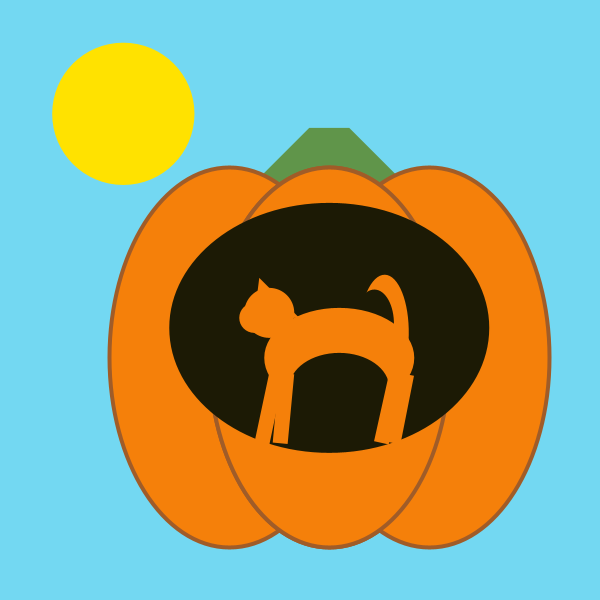
Frame 1 (no input)
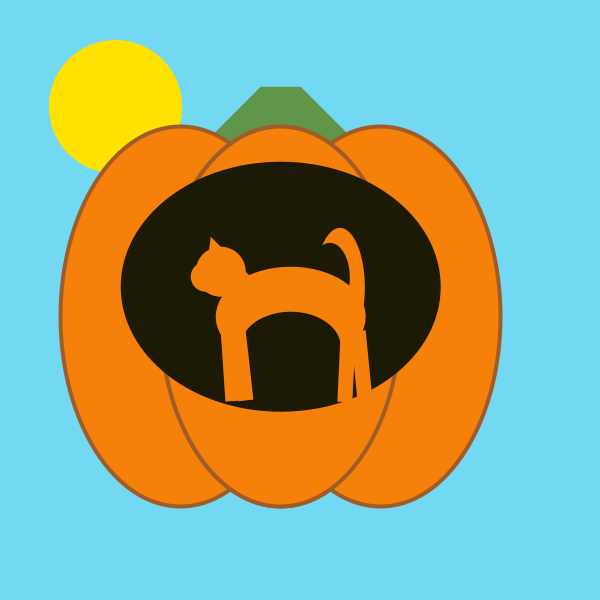
Frame 60 (the mouse pressed at the canvas centre just before this capture)
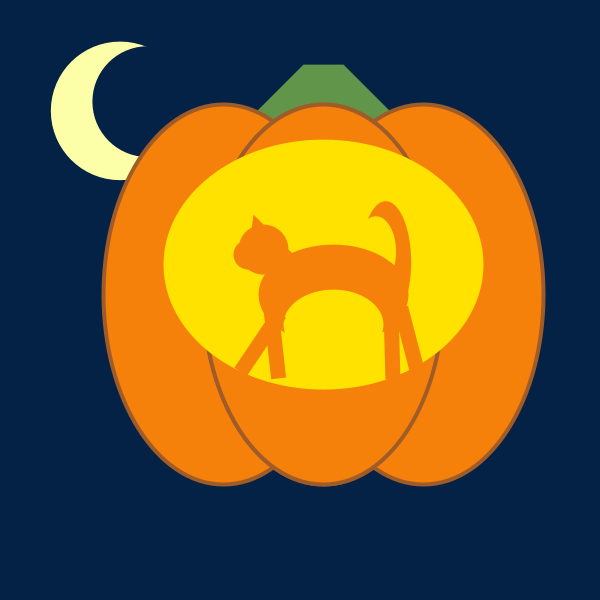
Frame 120 (the mouse held since frame 60 and released just before this capture)

The Processing sketch that drew these frames (run headless with seeded random() and noise(); from frame 60 on, the mouse is pressed at the canvas centre):

// Processing sketch: processing_76289
// ── processing_76289.pde

color daySkyColor = #73D8F2;
color nightSkyColor = #042246;
color sunColor = #FFE200;
color moonColor = #FCFFA7;
color unlitColor = #1C1A05;
color litColor = #FFE200;
color pumpkinColor = #F5800A;
color outlineColor = #A05C28;
color stemColor = #60954A;

void setup(){
  size(600,600);
}

void draw(){
  
  //different noise values
  float noiseValueSun = noise(millis()/1000.0);
  float noiseValuePumpkin1 = noise(millis()/1031.12);
  float noiseValuePumpkin2 = noise(millis()/3110.12);
  float noiseValueTail = noise(millis()/7417.55);
  float noiseValueLegs1 = noise(millis()/1234.0);
  float noiseValueLegs2 = noise(millis()/4567.0);
  float noiseValueLegs3 = noise(millis()/8910.0);
  float noiseValueLegs4 = noise(millis()/3141.5927);
  
  background(daySkyColor);
  if (mousePressed==true){
  background(nightSkyColor);
  }
  
  //sun and moon
  float sunNoiseScale = map(noiseValueSun, 0,1,  0.75, 1.125);
  pushMatrix();
  scale(sunNoiseScale);
  
  noStroke();
  fill(sunColor);
  if (mousePressed==true){
    fill(moonColor);
  }
  ellipse(130,120, 150,150);
  if (mousePressed==true){
    fill(nightSkyColor);
    ellipse(160,110, 120,120);
  }
  popMatrix();
  
  //base pumpkin
  //float pumpkinNoiseScale1 = map(noiseValuePumpkin, 0,1, 0.8,1.1);
  float x1 = map(noiseValuePumpkin1, 0,1, -150,150);
  float y1 = map(noiseValuePumpkin2, 0,1, -150,150);
  pushMatrix();
  //scale(pumpkinNoiseScale);
  translate(x1,y1);
  
  noStroke();
  fill(stemColor);
  quad(200,200, 300,100, 340,100, 440,200);
  
  fill(pumpkinColor);
  stroke(outlineColor);
  strokeWeight(4);
  for (int i=0; i<3; i++){
    ellipse(220+i*100,330, 240,380);
  }
  ellipse(320,330, 240,380);
  
  //a cat! too spooky!
  noStroke();
  fill(unlitColor);
  
  //background
  if(mousePressed==true){
    fill(litColor);
  }
  ellipse(320,300, 320,250);
  
  //tail
  float noiseAngleTail = map(noiseValueTail, 0,1, -5,5);
  pushMatrix();
  //translate(190,150);
  rotate(radians(noiseAngleTail));
  
  fill(pumpkinColor);
  ellipse(380,300, 50,120);
  fill(unlitColor);
  if(mousePressed==true){
    fill(litColor);
  }
  ellipse(370,290, 40,70);
  popMatrix();
  
  //body and head
  fill(pumpkinColor);
  
    //head
  ellipse(260,285, 50,50);
  ellipse(245,290, 30,30);
  triangle(245,290, 250,250, 290,290);
  
    //body
  ellipse(330,330, 150,100);
  fill(unlitColor);
  if(mousePressed==true){
    fill(litColor);
  }
  ellipse(330,360, 100,70);
  
  //legs
  fill(pumpkinColor);
  
    //front legs
  float noiseAngleLeg1 = map(noiseValueLegs1, 0,1, -60,60);
  pushMatrix();
  translate(270,345);
  rotate(radians(noiseAngleLeg1));
  rect(0,0, 15,70);
  popMatrix();
  
  float noiseAngleLeg2 = map(noiseValueLegs2, 0,1, -60,60);
  pushMatrix();
  translate(260,345);
  rotate(radians(noiseAngleLeg2));
  rect(0,0, 15,70);
  popMatrix();
  
    //back legs
  float noiseAngleLeg3 = map(noiseValueLegs3, 0,1, -60,60);
  pushMatrix();
  translate(380,345);
  rotate(radians(noiseAngleLeg3));
  rect(0,0, 15,70);
  popMatrix();
  
  float noiseAngleLeg4 = map(noiseValueLegs4, 0,1, -60,60);
  pushMatrix();
  translate(390,345);
  rotate(radians(noiseAngleLeg4));
  rect(0,0, 15,70);
  popMatrix();
  
  popMatrix();

}
